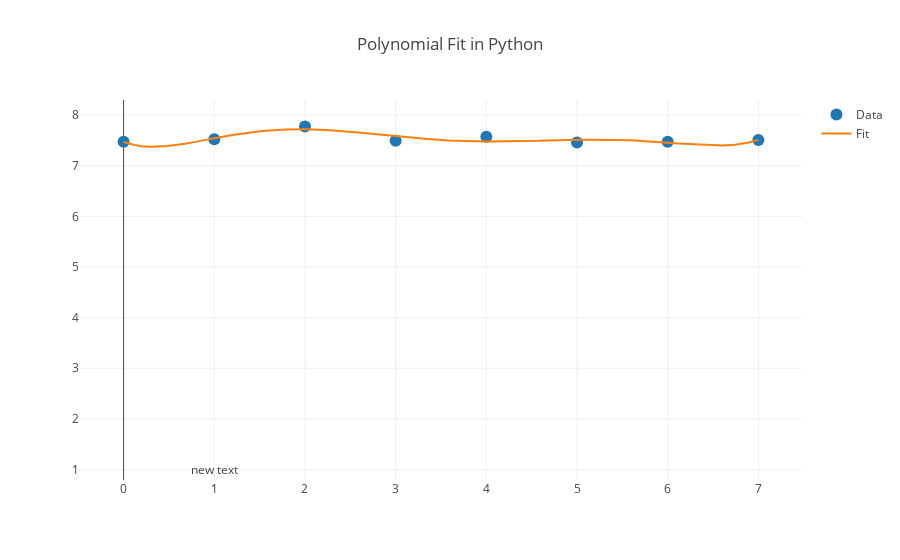

The notebook cell this image was saved under:
### Code cell
swiss = len(swiss_Data_LL)
swiss_days = 3276
swiss_power = 6.75
Swiss_8yr_LL = interploation_1d(swiss_Data_LL, swiss, swiss_days, swiss_power)

### Figure 1 — Plotly figure (JSON) as saved in the notebook; plotly's stock layout.template omitted (floating-point values rounded to 4 significant figures; data arrays with more than 128 entries replaced by an {"elided": "..."} marker saying what was removed)
{"data": [{"marker": {"size": 12}, "mode": "markers", "name": "Data", "type": "scatter", "uid": "a6dcb468-e630-4f5e-b49b-3946d6c51ca4", "x": [0, 1, 2, 3, 4, 5, 6, 7], "y": [7.473, 7.525, 7.776, 7.493, 7.572, 7.459, 7.474, 7.509]}, {"mode": "lines", "name": "Fit", "type": "scatter", "uid": "9b56fb71-8d2d-4585-bc98-82c04cf1d9dd", "x": {"elided": "3276 float values"}, "y": {"elided": "3276 float values"}}], "layout": {"annotations": [{"showarrow": false, "x": 1, "y": 1}], "title": {"text": "Polynomial Fit in Python"}}}
